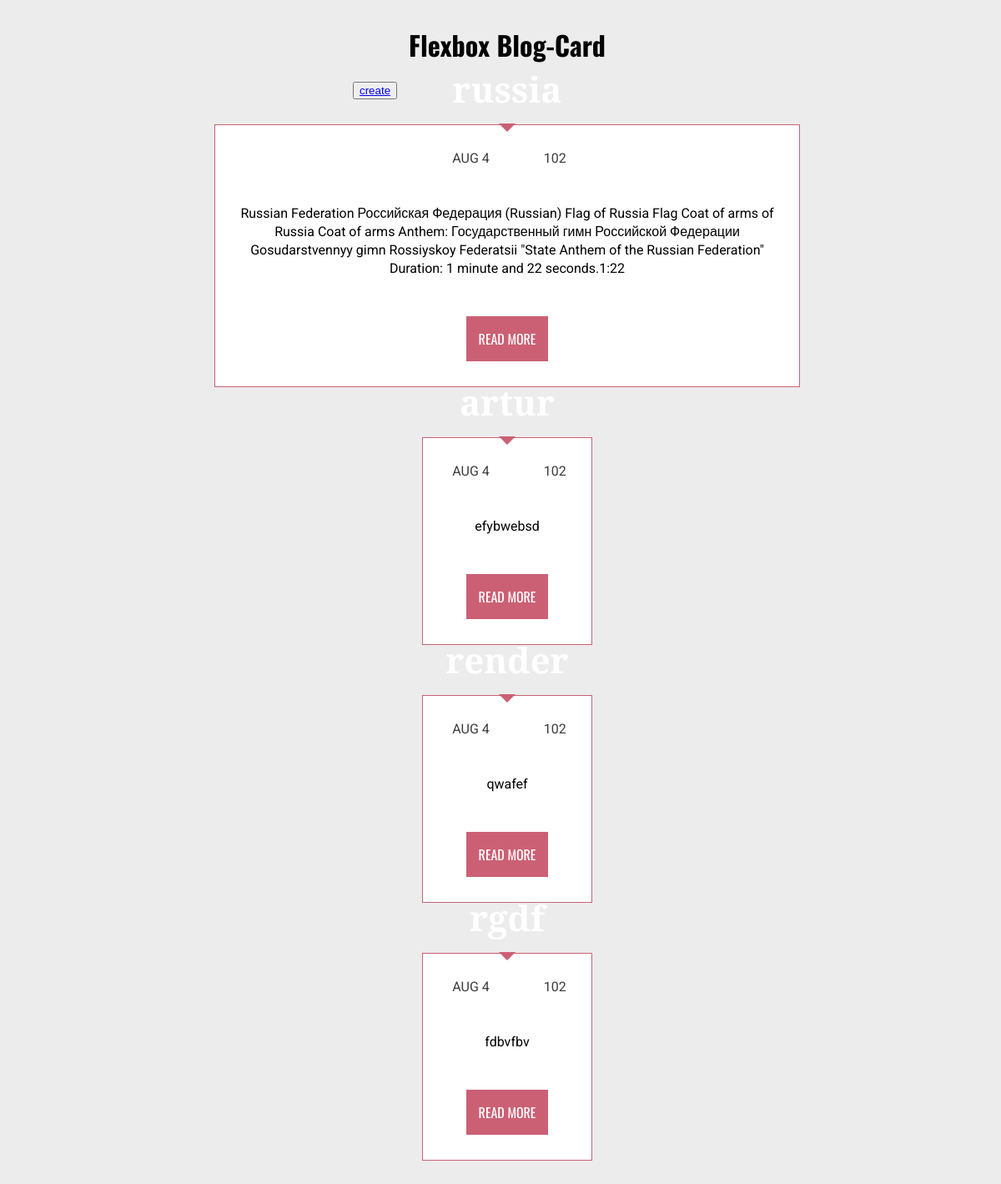
The page / on the database its author committed.
### home/models.py (models this page shows, shortened)
class Blog(models.Model):
    title = models.CharField(max_length=100)
    body = models.TextField()

### home/views.py (the view)
# urls.py: path('',  index ),
def index(reguest):
    blogs = Blog.objects.all()
    context = {
        'blogs': blogs
    }
    return render(reguest, "home/index.html", context)

### template/home/index.html (shortened to what this page needs)
{% load static %}
<!DOCTYPE html>
<html lang="en" xmlns="http://www.w3.org/1999/html">
<head>
    <link rel="stylesheet" href="{% static 'home/style.css' %}">
</head>
<body>
</body>
<h1>Flexbox Blog-Card</h1>
<div class="my_button_create">
   <button><a href="http://127.0.0.1:8000/create/">create</a></button>
</div>
{% for  blog in blogs %}
<div class="blog-wrapper">
  <div class="blog-card">
    <div class="card-img">
      <h1>{{blog.title}}</h1>
  </div>
    <div class="card-details"><span>AUG 4</span><span>102</span></div>
    <div class="card-text"><p>{{blog.body}}</p></div>
    <div class="read-more">Read More</div>
  </div>
  </div>
    {% endfor %}

### static/home/style.css (style rules this page uses)
body { background:#ececec; text-align:senter; width: 100%; }
h1 { font-size:32px; margin-top:30px; font-family: 'Oswald', sans-serif; text-align:center; }
.my_button_create { margin-left: 415px; }

### rows shown on the page
Blog: body "Russian Federation Российская Федерация (Russian) Flag of Russia Flag Coat of arms of Russia Coat of arms Anthem: Государственный гимн Российской Федерации Gosudarstvennyy gimn Rossiyskoy Federatsii \"State Anthem of the Russian Federation\" Duration: 1 minute and 22 seconds.1:22"
Blog: body "efybwebsd"
Blog: body "qwafef"
Blog: body "fdbvfbv"
